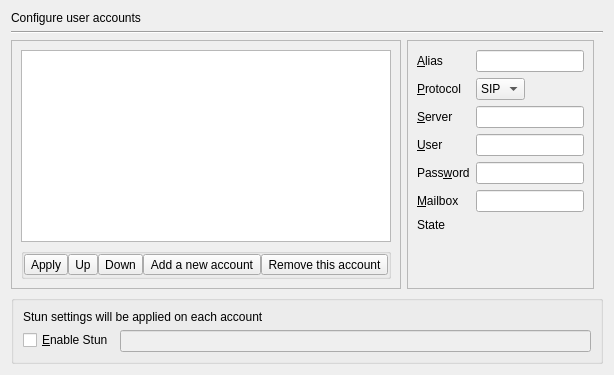
       <widget class="QWidget" name="page_accounts">
        <layout class="QVBoxLayout" name="verticalLayout_2">
         <item>
          <widget class="QLabel" name="label_configAccounts">
           <property name="sizePolicy">
            <sizepolicy hsizetype="Preferred" vsizetype="Preferred">
             <horstretch>0</horstretch>
             <verstretch>0</verstretch>
            </sizepolicy>
           </property>
           <property name="text">
            <string>Configure user accounts</string>
           </property>
          </widget>
         </item>
         <item>
          <widget class="Line" name="line_configAccounts">
           <property name="orientation">
            <enum>Qt::Horizontal</enum>
           </property>
          </widget>
         </item>
         <item>
          <widget class="QWidget" name="widget1_configAccounts" native="true">
           <property name="autoFillBackground">
            <bool>false</bool>
           </property>
           <layout class="QHBoxLayout" name="horizontalLayout_3">
            <property name="sizeConstraint">
             <enum>QLayout::SetDefaultConstraint</enum>
            </property>
            <property name="leftMargin">
             <number>0</number>
            </property>
            <property name="topMargin">
             <number>0</number>
            </property>
            <property name="bottomMargin">
             <number>0</number>
            </property>
            <item>
             <widget class="QFrame" name="frame1_accountList">
              <property name="sizePolicy">
               <sizepolicy hsizetype="Preferred" vsizetype="Preferred">
                <horstretch>1</horstretch>
                <verstretch>0</verstretch>
               </sizepolicy>
              </property>
              <property name="minimumSize">
               <size>
                <width>0</width>
                <height>0</height>
               </size>
              </property>
              <property name="maximumSize">
               <size>
                <width>16777215</width>
                <height>16777215</height>
               </size>
              </property>
              <property name="frameShape">
               <enum>QFrame::StyledPanel</enum>
              </property>
              <property name="frameShadow">
               <enum>QFrame::Raised</enum>
              </property>
              <layout class="QVBoxLayout" name="verticalLayout_6">
               <item>
                <widget class="QListWidget" name="listWidget_accountList">
                 <property name="sizePolicy">
                  <sizepolicy hsizetype="Expanding" vsizetype="Expanding">
                   <horstretch>0</horstretch>
                   <verstretch>0</verstretch>
                  </sizepolicy>
                 </property>
                 <property name="minimumSize">
                  <size>
                   <width>150</width>
                   <height>0</height>
                  </size>
                 </property>
                 <property name="maximumSize">
                  <size>
                   <width>16777215</width>
                   <height>16777215</height>
                  </size>
                 </property>
                 <property name="dragEnabled">
                  <bool>true</bool>
                 </property>
                </widget>
               </item>
               <item>
                <widget class="QGroupBox" name="groupBox_accountListHandle">
                 <property name="sizePolicy">
                  <sizepolicy hsizetype="Preferred" vsizetype="Preferred">
                   <horstretch>0</horstretch>
                   <verstretch>0</verstretch>
                  </sizepolicy>
                 </property>
                 <property name="maximumSize">
                  <size>
                   <width>16777215</width>
                   <height>16777215</height>
                  </size>
                 </property>
                 <property name="layoutDirection">
                  <enum>Qt::RightToLeft</enum>
                 </property>
                 <property name="title">
                  <string/>
                 </property>
                 <property name="alignment">
                  <set>Qt::AlignRight|Qt::AlignTrailing|Qt::AlignVCenter</set>
                 </property>
                 <layout class="QHBoxLayout" name="horizontalLayout_2">
                  <property name="spacing">
                   <number>0</number>
                  </property>
                  <property name="sizeConstraint">
                   <enum>QLayout::SetNoConstraint</enum>
                  </property>
                  <property name="margin">
                   <number>0</number>
                  </property>
                  <item>
                   <widget class="QToolButton" name="button_accountRemove">
                    <property name="sizePolicy">
                     <sizepolicy hsizetype="Fixed" vsizetype="Fixed">
                      <horstretch>0</horstretch>
                      <verstretch>0</verstretch>
                     </sizepolicy>
                    </property>
                    <property name="text">
                     <string>Remove this account</string>
                    </property>
                    <property name="icon">
                     <iconset resource="../qrc/resources.qrc">
                      <normaloff>:/images/icons/remove.png</normaloff>:/images/icons/remove.png</iconset>
                    </property>
                    <property name="shortcut">
                     <string>+</string>
                    </property>
                   </widget>
                  </item>
                  <item>
                   <widget class="QToolButton" name="button_accountAdd">
                    <property name="sizePolicy">
                     <sizepolicy hsizetype="Fixed" vsizetype="Fixed">
                      <horstretch>0</horstretch>
                      <verstretch>0</verstretch>
                     </sizepolicy>
                    </property>
                    <property name="sizeIncrement">
                     <size>
                      <width>0</width>
                      <height>0</height>
                     </size>
                    </property>
                    <property name="text">
                     <string>Add a new account</string>
                    </property>
                    <property name="icon">
                     <iconset resource="../qrc/resources.qrc">
                      <normaloff>:/images/icons/add.png</normaloff>:/images/icons/add.png</iconset>
                    </property>
                   </widget>
                  </item>
                  <item>
                   <widget class="QToolButton" name="button_accountDown">
                    <property name="text">
                     <string>Down</string>
                    </property>
                   </widget>
                  </item>
                  <item>
                   <widget class="QToolButton" name="button_accountUp">
                    <property name="text">
                     <string>Up</string>
                    </property>
                   </widget>
                  </item>
                  <item>
                   <spacer name="horizontalSpacer">
                    <property name="orientation">
                     <enum>Qt::Horizontal</enum>
                    </property>
                    <property name="sizeHint" stdset="0">
                     <size>
                      <width>0</width>
                      <height>0</height>
                     </size>
                    </property>
                   </spacer>
                  </item>
                  <item>
                   <widget class="QToolButton" name="toolButton_accountsApply">
                    <property name="enabled">
                     <bool>true</bool>
                    </property>
                    <property name="text">
                     <string>Apply</string>
                    </property>
                   </widget>
                  </item>
                 </layout>
                </widget>
               </item>
              </layout>
             </widget>
            </item>
            <item>
             <widget class="QFrame" name="frame2_editAccounts">
              <property name="sizePolicy">
               <sizepolicy hsizetype="Expanding" vsizetype="Expanding">
                <horstretch>1</horstretch>
                <verstretch>0</verstretch>
               </sizepolicy>
              </property>
              <property name="frameShape">
               <enum>QFrame::StyledPanel</enum>
              </property>
              <property name="frameShadow">
               <enum>QFrame::Raised</enum>
              </property>
              <layout class="QFormLayout" name="formLayout_2">
               <property name="fieldGrowthPolicy">
                <enum>QFormLayout::ExpandingFieldsGrow</enum>
               </property>
               <item row="0" column="0">
                <widget class="QLabel" name="label1_alias">
                 <property name="text">
                  <string>&amp;Alias</string>
                 </property>
                 <property name="buddy">
                  <cstring>edit1_alias</cstring>
                 </property>
                </widget>
               </item>
               <item row="0" column="1">
                <widget class="QLineEdit" name="edit1_alias">
                 <property name="minimumSize">
                  <size>
                   <width>0</width>
                   <height>0</height>
                  </size>
                 </property>
                </widget>
               </item>
               <item row="1" column="0">
                <widget class="QLabel" name="label2_protocol">
                 <property name="text">
                  <string>&amp;Protocol</string>
                 </property>
                 <property name="buddy">
                  <cstring>edit2_protocol</cstring>
                 </property>
                </widget>
               </item>
               <item row="1" column="1">
                <widget class="QComboBox" name="edit2_protocol">
                 <item>
                  <property name="text">
                   <string>SIP</string>
                  </property>
                 </item>
                 <item>
                  <property name="text">
                   <string>IAX</string>
                  </property>
                 </item>
                </widget>
               </item>
               <item row="2" column="0">
                <widget class="QLabel" name="label3_server">
                 <property name="text">
                  <string>&amp;Server</string>
                 </property>
                 <property name="buddy">
                  <cstring>edit3_server</cstring>
                 </property>
                </widget>
               </item>
               <item row="2" column="1">
                <widget class="QLineEdit" name="edit3_server">
                 <property name="minimumSize">
                  <size>
                   <width>0</width>
                   <height>0</height>
                  </size>
                 </property>
                </widget>
               </item>
               <item row="3" column="0">
                <widget class="QLabel" name="label4_user">
                 <property name="text">
                  <string>&amp;User</string>
                 </property>
                 <property name="buddy">
                  <cstring>edit4_user</cstring>
                 </property>
                </widget>
               </item>
               <item row="3" column="1">
                <widget class="QLineEdit" name="edit4_user"/>
               </item>
               <item row="4" column="0">
                <widget class="QLabel" name="label5_password">
                 <property name="text">
                  <string>Pass&amp;word</string>
                 </property>
                 <property name="buddy">
                  <cstring>edit5_password</cstring>
                 </property>
                </widget>
               </item>
               <item row="4" column="1">
                <widget class="QLineEdit" name="edit5_password">
                 <property name="echoMode">
                  <enum>QLineEdit::Password</enum>
                 </property>
                </widget>
               </item>
               <item row="5" column="0">
                <widget class="QLabel" name="label6_mailbox">
                 <property name="text">
                  <string>&amp;Mailbox</string>
                 </property>
                 <property name="buddy">
                  <cstring>edit6_mailbox</cstring>
                 </property>
                </widget>
               </item>
               <item row="5" column="1">
                <widget class="QLineEdit" name="edit6_mailbox"/>
               </item>
               <item row="6" column="0">
                <widget class="QLabel" name="label7_state">
                 <property name="text">
                  <string>State</string>
                 </property>
                </widget>
               </item>
               <item row="6" column="1">
                <widget class="QLabel" name="edit7_state">
                 <property name="text">
                  <string/>
                 </property>
                </widget>
               </item>
              </layout>
             </widget>
            </item>
           </layout>
          </widget>
         </item>
         <item>
          <widget class="QGroupBox" name="groupBox_commonSettings">
           <property name="title">
            <string/>
           </property>
           <layout class="QVBoxLayout" name="verticalLayout_10">
            <item>
             <widget class="QLabel" name="label_commonSettings">
              <property name="text">
               <string>Stun settings will be applied on each account</string>
              </property>
             </widget>
            </item>
            <item>
             <layout class="QFormLayout" name="formLayout_commonSettings">
              <property name="fieldGrowthPolicy">
               <enum>QFormLayout::ExpandingFieldsGrow</enum>
              </property>
              <item row="0" column="0">
               <widget class="QCheckBox" name="checkBox_stun">
                <property name="text">
                 <string>&amp;Enable Stun</string>
                </property>
               </widget>
              </item>
              <item row="0" column="1">
               <widget class="QLineEdit" name="lineEdit_stun">
                <property name="enabled">
                 <bool>false</bool>
                </property>
               </widget>
              </item>
             </layout>
            </item>
           </layout>
          </widget>
         </item>
        </layout>
       </widget>
